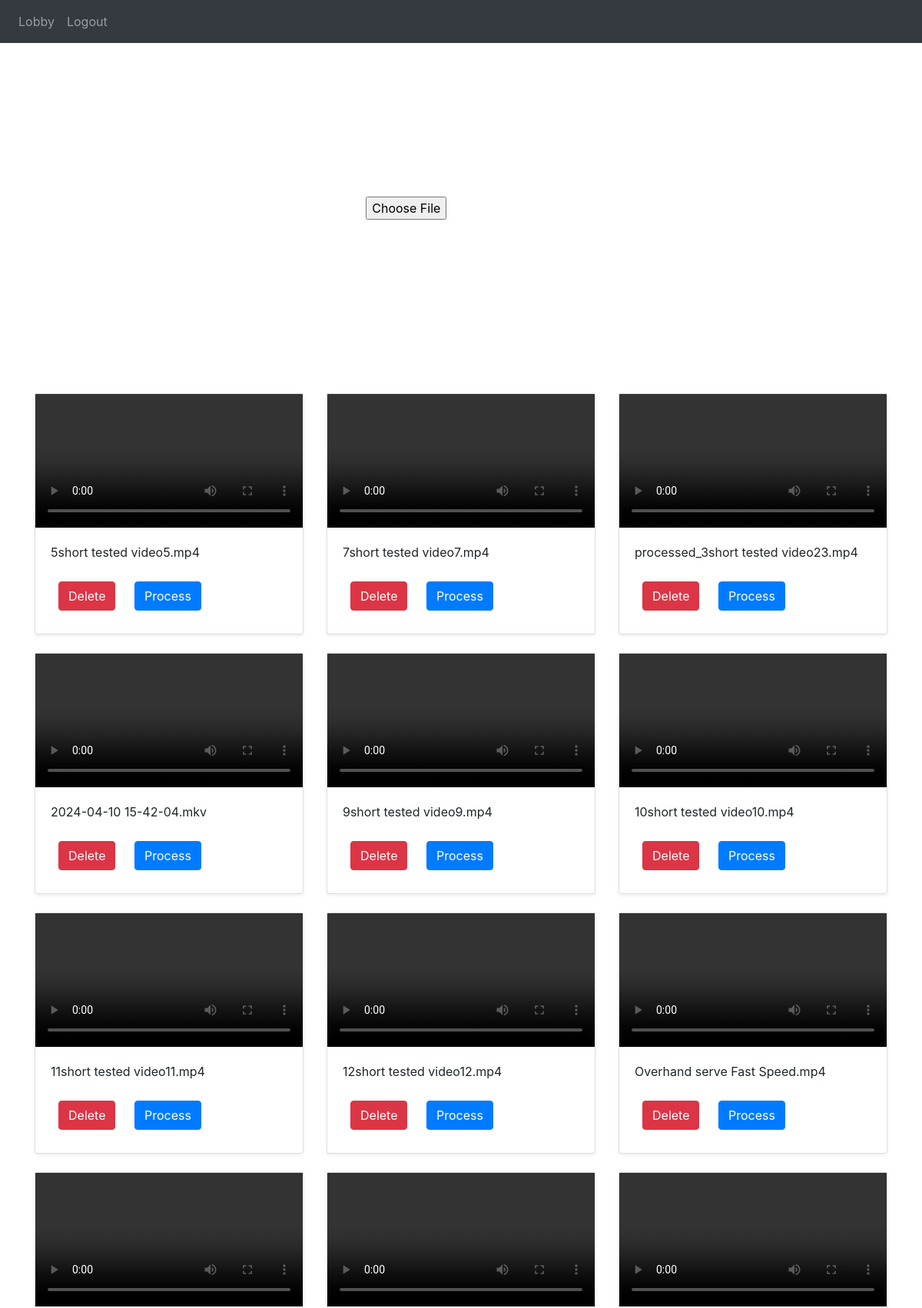
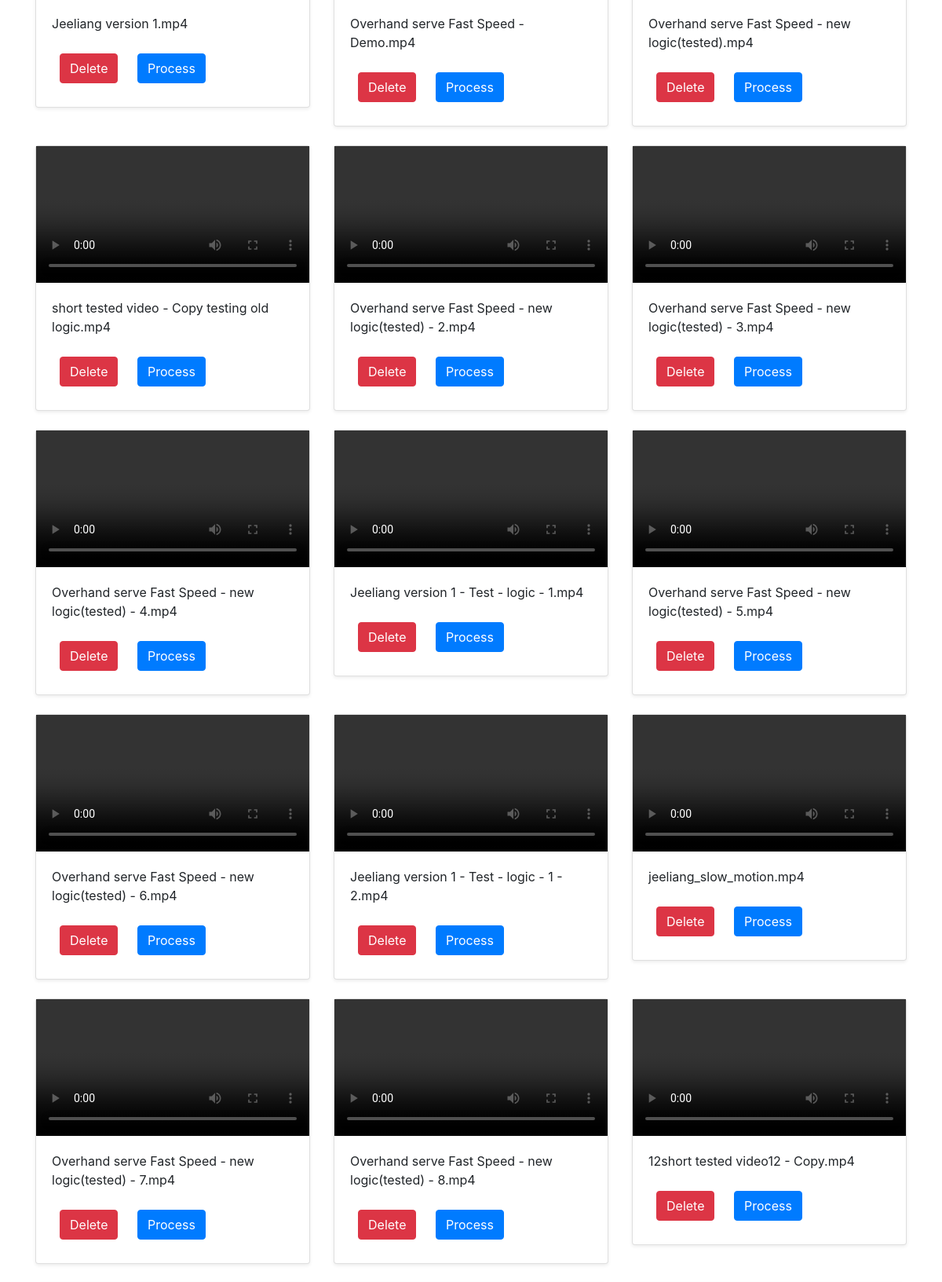
Screenshot of / (signed in, upper part) with the database file from the repository (2 pictures, top to bottom).
### website/models.py (models this page shows)
class Video(db.Model):
    id = db.Column(db.Integer, primary_key=True)
    filename = db.Column(db.String(150), unique=True)
    filepath = db.Column(db.String(255))
    date_uploaded = db.Column(db.DateTime(timezone=True), default=func.now())
    user_id = db.Column(db.Integer, db.ForeignKey('user.id'))
    processed_video = db.relationship('ProcessedVideo', backref='original_video', uselist=False)

### website/views.py (the view, shortened to what this page needs)
@views.route('/', methods=['GET', 'POST'])
@login_required
def home():
    user_videos = Video.query.filter_by(user_id=current_user.id).all()
    return render_template("home.html", user=current_user, videos=user_videos)

### website/__init__.py (called while the page is built)
def create_app():
    app = Flask(__name__)
    app.config['SECRET_KEY'] = 'hjshjhdjah kjshkjdhjs'
    app.config['SQLALCHEMY_DATABASE_URI'] = f'sqlite:///{DB_NAME}'
    db.init_app(app)
    migrate.init_app(app, db)
    from .views import views
    from .auth import auth
    app.register_blueprint(views, url_prefix='/')
    app.register_blueprint(auth, url_prefix='/')
    from .models import User, Video
    with app.app_context():
        db.create_all()
    login_manager = LoginManager()
    login_manager.login_view = 'auth.login'
    login_manager.init_app(app)
    @login_manager.user_loader
    def load_user(id):
        return User.query.get(int(id))
    return app

### website/views.py (called while the page is built)
@views.context_processor
def inject_user():
    return dict(user=current_user)

@views.before_app_request
def before_request():
    global UPLOAD_FOLDER, DETECTED_FOLDER
    UPLOAD_FOLDER = os.path.join(current_app.root_path, 'static', 'uploads')
    DETECTED_FOLDER = os.path.join(current_app.root_path, 'static', 'results')

### website/templates/home.html (shortened to what this page needs)
{% extends "base.html" %}
{% block content %}
<div class="upload-box">
    <form class="form-signin col-lg-3" method="post" enctype="multipart/form-data" name="form1" onsubmit="return validateForm()" style="color: white;">
        <h1 align="center" style="color: white;">Upload A Video</h1>
        <input type="file" name="file" class="form-control-file" id="inputfile">
        <br/>
        <button class="btn btn-block btn-default btn-sm" type="submit" style="color: white">Upload</button>
    </form>
</div>
<h1 align="center" style="color: white;">Uploaded Videos</h1>
<div class="row">
    {% for video in videos %}
    <div class="col-md-4">
        <div class="card mb-4 shadow-sm">
            <video width="100%" controls>
                <source src="{{ url_for('static', filename=video.filepath) }}" type="video/mp4">
            </video>
            <div class="card-body">
                <p class="card-text">{{ video.filename }}</p>
                <button type="button" class="btn btn-danger" onClick="deleteVideo('{{ video.id }}')">Delete</button>
                <a href="{{ url_for('views.process_video', video_id=video.id) }}" id="process-btn-{{ video.id }}" class="btn btn-primary" onclick="handleProcessClick('{{ video.id }}')">Process</a>
            </div>
        </div>
    </div>
    {% endfor %}
</div>
{% endblock %}

### website/templates/base.html (shortened to what this page needs)
<!DOCTYPE html>
<html>
  <head>
    <link rel="stylesheet" href="{{ url_for('static', filename='style.css') }}">
     <link
      rel="stylesheet"
      href="https://stackpath.bootstrapcdn.com/bootstrap/4.4.1/css/bootstrap.min.css"
    />
  </head>
  <body>
    <nav class="navbar navbar-expand-lg navbar-dark bg-dark">
      <div class="collapse navbar-collapse" id="navbar">
        <div class="navbar-nav">
          {% if user.is_authenticated %}
          <a class="nav-item nav-link" id="lobby" href="/lobby">Lobby</a>
          <a class="nav-item nav-link" id="logout" href="/logout">Logout</a>
          {% else %}
          <a class="nav-item nav-link" id="login" href="/login">Login</a>
          <a class="nav-item nav-link" id="signUp" href="/sign-up">Sign Up</a>
          {% endif %}
        </div>
      </div>
    </nav>
    <div class="container">{% block content %} {% endblock %}</div>
  </body>
</html>

### website/templates/style.css (style rules this page uses)
body { background-color: #f0f0f0; background-image: url('/static/images/background_all.png'); background-size: cover; background-repeat: no-repeat; background-attachment: fixed; color: white; }
.btn { display: inline-block; padding: 10px 20px; font-size: 16px; color: white; background-color: #007bff; border: none; border-radius: 5px; text-decoration: none; margin: 10px; cursor: pointer; }
.upload-box { display: flex; justify-content: center; align-items: center; height: 50vh; }

### rows the page displays
Video: filename "5short tested video5.mp4"
Video: filename "7short tested video7.mp4"
Video: filename "processed_3short tested video23.mp4"
Video: filename "2024-04-10 15-42-04.mkv"
Video: filename "9short tested video9.mp4"
Video: filename "10short tested video10.mp4"
Video: filename "11short tested video11.mp4"
Video: filename "12short tested video12.mp4"
Video: filename "Overhand serve Fast Speed.mp4"
Video: filename "Jeeliang version 1.mp4"
Video: filename "Overhand serve Fast Speed - Demo.mp4"
Video: filename "Overhand serve Fast Speed - new logic(tested).mp4"
Video: filename "short tested video - Copy testing old logic.mp4"
Video: filename "Overhand serve Fast Speed - new logic(tested) - 2.mp4"
Video: filename "Overhand serve Fast Speed - new logic(tested) - 3.mp4"
Video: filename "Overhand serve Fast Speed - new logic(tested) - 4.mp4"
Video: filename "Jeeliang version 1 - Test - logic - 1.mp4"
Video: filename "Overhand serve Fast Speed - new logic(tested) - 5.mp4"
Video: filename "Overhand serve Fast Speed - new logic(tested) - 6.mp4"
Video: filename "Jeeliang version 1 - Test - logic - 1 - 2.mp4"
Video: filename "jeeliang_slow_motion.mp4"
Video: filename "Overhand serve Fast Speed - new logic(tested) - 7.mp4"
Video: filename "Overhand serve Fast Speed - new logic(tested) - 8.mp4"
Video: filename "12short tested video12 - Copy.mp4"
